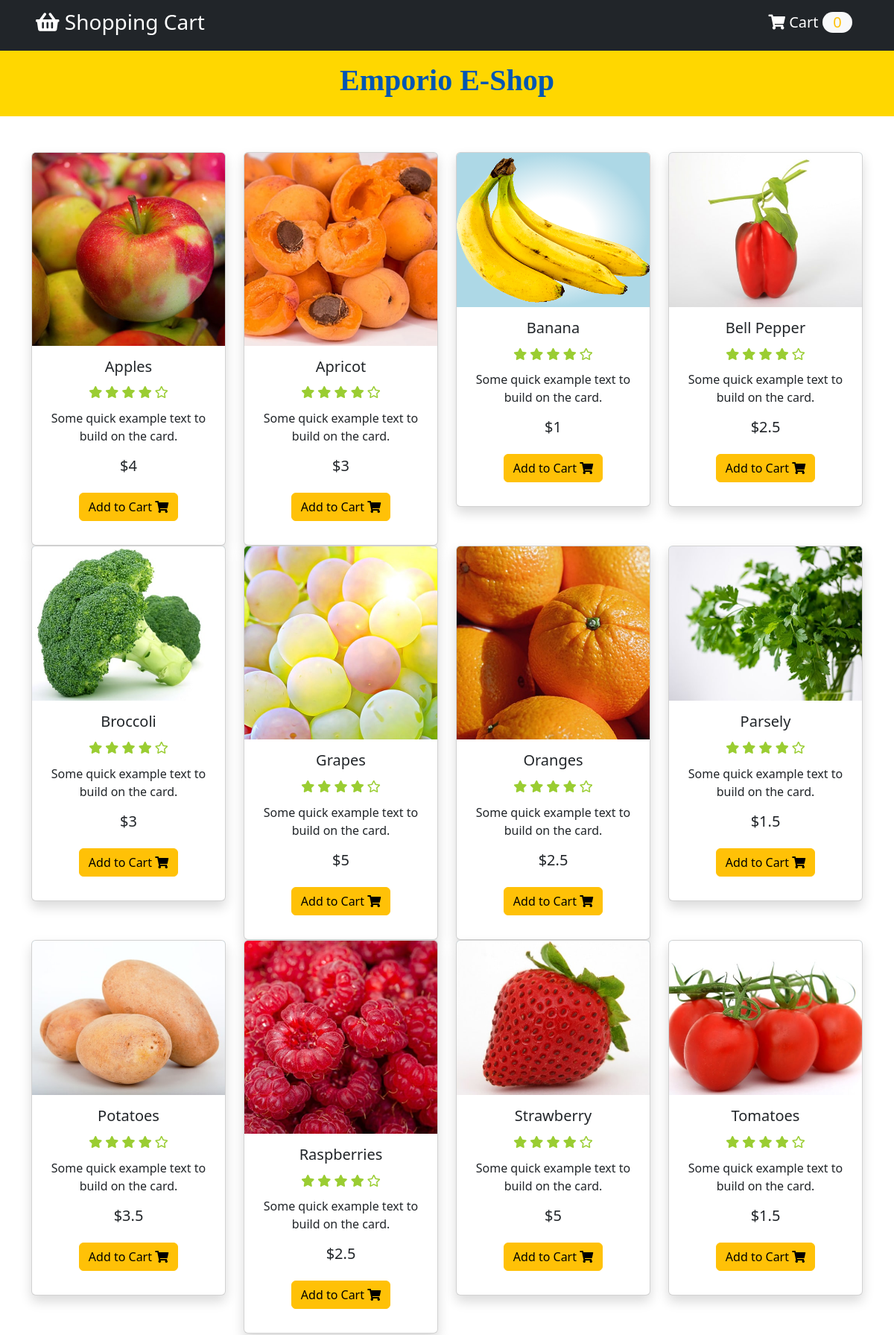
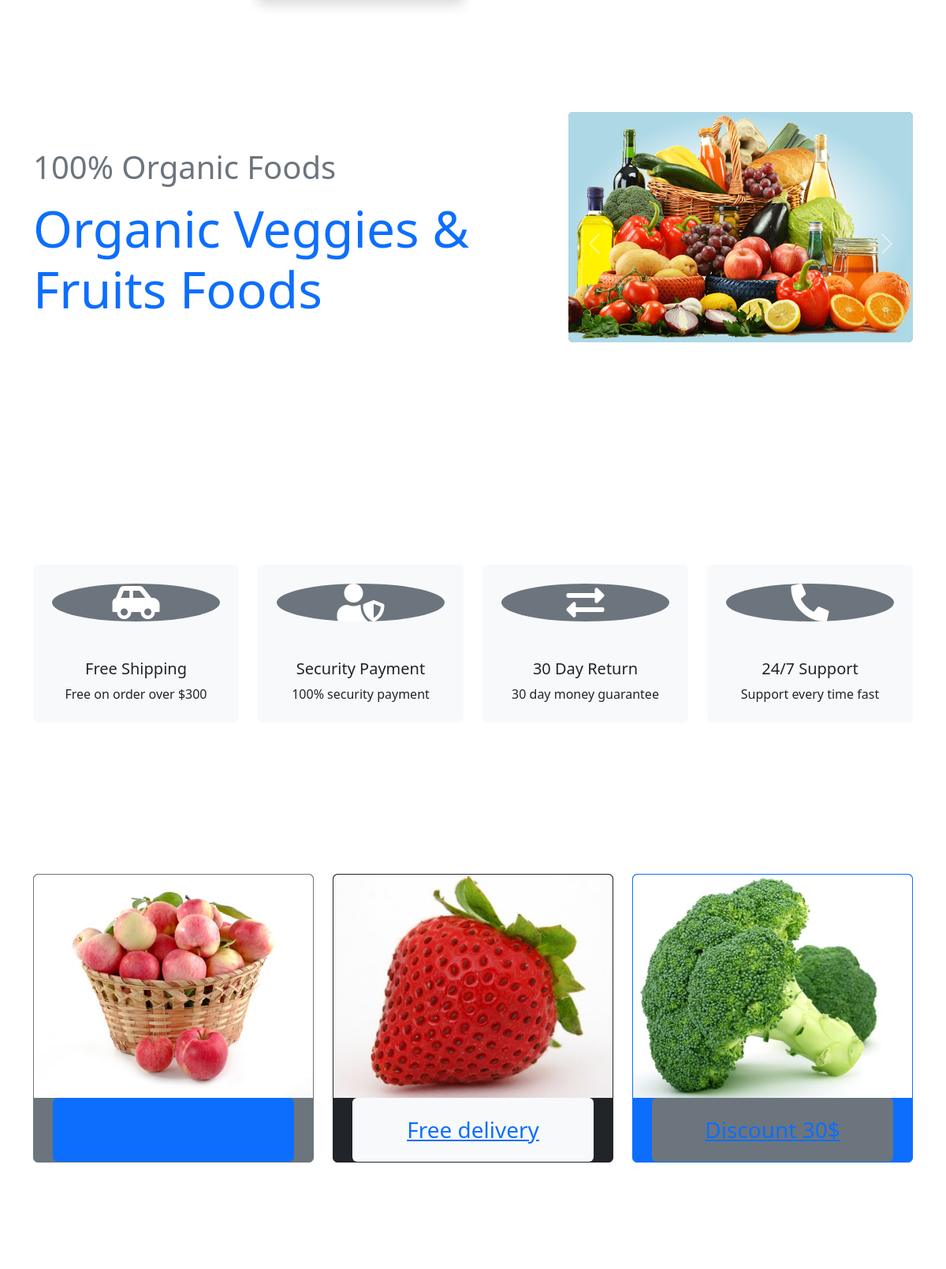
The page / (upper part) on the database its author committed (2 pictures, top to bottom).
### tables this page shows
CREATE TABLE `producttb` (
  `id` int(11) NOT NULL,
  `product_name` varchar(25) NOT NULL,
  `product_price` float DEFAULT NULL,
  `product_image` varchar(100) DEFAULT NULL
);

### php/CreateDb.php (called while the page is built, shortened)
<?php
class CreateDb
{
    public $tablename;
    public $con;
    public function __construct(
        $dbname = "Newdb",
        $tablename = "Productdb",
        $servername = "localhost",
        $username = "root",
        $password = "",
        $port = 3307
    )
    {
        $this->tablename = $tablename;
        $this->con = mysqli_connect($servername, $username, $password, '', $port);
        $sql = "CREATE DATABASE IF NOT EXISTS $dbname";
        if(mysqli_query($this->con, $sql)){
            $this->con = mysqli_connect($servername, $username, $password, $dbname, $port);
            $sql = "CREATE TABLE IF NOT EXISTS $tablename
                    (id INT(11) NOT NULL AUTO_INCREMENT PRIMARY KEY,
                     product_name VARCHAR(25) NOT NULL,
                     product_price FLOAT,
                     product_image VARCHAR(100)
                    );";
        }else{
            echo "Error creating database: " . mysqli_error($this->con);
            return false;
        }
    }
    public function getData(){
        $sql = "SELECT * FROM $this->tablename";
        $result = mysqli_query($this->con, $sql);
        if(mysqli_num_rows($result) > 0){
            return $result;
        }
        return null;
    }
}

### php/component.php (the view, shortened to what this page needs)
<?php
function component($productname, $productprice, $productimg, $productid){
    $element = "
    <div class=\"col-md-3 col-sm-6 my-3 my-md-0\">
                <form action=\"index.php\" method=\"post\">
                    <div class=\"card shadow\">
                        <div>
                            <img src=\"$productimg\" alt=\"Image1\" class=\"img-fluid card-img-top\">
                        </div>
                        <div class=\"card-body\">
                            <h5 class=\"card-title\">$productname</h5>
                            <h6>
                                <i class=\"fas fa-star\"></i>
                                <i class=\"fas fa-star\"></i>
                                <i class=\"fas fa-star\"></i>
                                <i class=\"fas fa-star\"></i>
                                <i class=\"far fa-star\"></i>
                            </h6>
                            <p class=\"card-text\">
                                Some quick example text to build on the card.
                            </p>
                            <h5>
                                <span class=\"price\">$$productprice</span>
                            </h5>
                            <button type=\"submit\" class=\"btn btn-warning my-3\" name=\"add\">Add to Cart <i class=\"fas fa-shopping-cart\"></i></button>
                             <input type='hidden' name='product_id' value='$productid'>
                        </div>
                    </div>
                </form>
            </div>
    ";
    echo $element;
}

### index.php (shortened to what this page needs)
<?php
require_once ('php/CreateDb.php');
require_once ('./php/component.php');
$database = new CreateDb("Productdb", "Producttb");
?>
<!doctype html>
<html lang="en">
<head>
    <link rel="stylesheet" href="https://cdnjs.cloudflare.com/ajax/libs/font-awesome/5.8.2/css/all.css" />
    <link rel="stylesheet" href="https://stackpath.bootstrapcdn.com/bootstrap/4.3.1/css/bootstrap.min.css">
        <link rel="stylesheet" href="https://use.fontawesome.com/releases/v5.15.4/css/all.css"/>
        <link href="https://cdn.jsdelivr.net/npm/bootstrap-icons@1.4.1/font/bootstrap-icons.css" rel="stylesheet">
        <link href="lib/lightbox/css/lightbox.min.css" rel="stylesheet">
        <link href="lib/owlcarousel/assets/owl.carousel.min.css" rel="stylesheet">
        <link href="css/bootstrap.min.css" rel="stylesheet">
        <link href="css/style.css" rel="stylesheet">
	<link href='https://unpkg.com/boxicons@2.0.9/css/boxicons.min.css' rel='stylesheet'>
    <link rel="stylesheet" href="style.css">
</head>
<body>
<?php require_once ("php/header.php"); ?>
<div class="container">
        <div class="row text-center py-5">
            <?php
                $result = $database->getData();
                while ($row = mysqli_fetch_assoc($result)){
                    component($row['product_name'], $row['product_price'], $row['product_image'], $row['id']);
                }
            ?>
        </div>
</div>
        <div class="container-fluid py-5 mb-5 hero-header">
            <div class="container py-5">
                <div class="row g-5 align-items-center">
                    <div class="col-md-12 col-lg-7">
			<br>
                        <h1 class="mb-3 text-secondary">100% Organic Foods</h1>
                        <h1 class="mb-5 display-3 text-primary">Organic Veggies & Fruits Foods</h1>
                    </div>
                    <div class="col-md-12 col-lg-5">
                        <div id="carouselId" class="carousel slide position-relative" data-bs-ride="carousel">
                            <div class="carousel-inner" role="listbox">
                                <div class="carousel-item active rounded">
                                    <img src="img/hero-img-1.png" class="img-fluid w-100 h-100 bg-secondary rounded" alt="First slide">
                                    <a href="#" class="btn px-4 py-2 text-white rounded">Fruits</a>
                                </div>
                            </div>
                            <button class="carousel-control-prev" type="button" data-bs-target="#carouselId" data-bs-slide="prev">
                                <span class="carousel-control-prev-icon" aria-hidden="true"></span>
                            </button>
                            <button class="carousel-control-next" type="button" data-bs-target="#carouselId" data-bs-slide="next">
                                <span class="carousel-control-next-icon" aria-hidden="true"></span>
                            </button>
                        </div>
                    </div>
                </div>
            </div>
        </div>
        <div class="container-fluid featurs py-5">
            <div class="container py-5">
                <div class="row g-4">
                    <div class="col-md-6 col-lg-3">
                        <div class="featurs-item text-center rounded bg-light p-4">
                            <div class="featurs-icon btn-square rounded-circle bg-secondary mb-5 mx-auto">
                                <i class="fas fa-car-side fa-3x text-white"></i>
                            </div>
                            <div class="featurs-content text-center">
                                <h5>Free Shipping</h5>
                                <p class="mb-0">Free on order over $300</p>
                            </div>
                        </div>
                    </div>
                    <div class="col-md-6 col-lg-3">
                        <div class="featurs-item text-center rounded bg-light p-4">
                            <div class="featurs-icon btn-square rounded-circle bg-secondary mb-5 mx-auto">
                                <i class="fas fa-user-shield fa-3x text-white"></i>
                            </div>
                            <div class="featurs-content text-center">
                                <h5>Security Payment</h5>
                                <p class="mb-0">100% security payment</p>
                            </div>
                        </div>
                    </div>
                    <div class="col-md-6 col-lg-3">
                        <div class="featurs-item text-center rounded bg-light p-4">
                            <div class="featurs-icon btn-square rounded-circle bg-secondary mb-5 mx-auto">
                                <i class="fas fa-exchange-alt fa-3x text-white"></i>
                            </div>
                            <div class="featurs-content text-center">
                                <h5>30 Day Return</h5>
                                <p class="mb-0">30 day money guarantee</p>
                            </div>
                        </div>
                    </div>
                    <div class="col-md-6 col-lg-3">
                        <div class="featurs-item text-center rounded bg-light p-4">
                            <div class="featurs-icon btn-square rounded-circle bg-secondary mb-5 mx-auto">
                                <i class="fa fa-phone-alt fa-3x text-white"></i>
                            </div>
                            <div class="featurs-content text-center">
                                <h5>24/7 Support</h5>
                                <p class="mb-0">Support every time fast</p>
                            </div>
                        </div>
                    </div>
                </div>
            </div>
        </div>
        <div class="container-fluid service py-5">
            <div class="container py-5">
                <div class="row g-4 justify-content-center">
                    <div class="col-md-6 col-lg-4">
                        <a href="#">
                            <div class="service-item bg-secondary rounded border border-secondary">
                                <img src="img/featur-1.jpg" class="img-fluid rounded-top w-100" alt="">
                                <div class="px-4 rounded-bottom">
                                    <div class="service-content bg-primary text-center p-4 rounded">
                                        <h3 class="mb-0">20% OFF</h3>
                                    </div>
                                </div>
                            </div>
                        </a>
                    </div>
                    <div class="col-md-6 col-lg-4">
                        <a href="#">
                            <div class="service-item bg-dark rounded border border-dark">
                                <img src="img/featur-2.jpg" class="img-fluid rounded-top w-100" alt="">
                                <div class="px-4 rounded-bottom">
                                    <div class="service-content bg-light text-center p-4 rounded">
                                        <h3 class="mb-0">Free delivery</h3>
                                    </div>
                                </div>
                            </div>
                        </a>
                    </div>
                    <div class="col-md-6 col-lg-4">
                        <a href="#">
                            <div class="service-item bg-primary rounded border border-primary">
                                <img src="img/featur-3.jpg" class="img-fluid rounded-top w-100" alt="">
                                <div class="px-4 rounded-bottom">
                                    <div class="service-content bg-secondary text-center p-4 rounded">
                                        <h3 class="mb-0">Discount 30$</h3>
                                    </div>
                                </div>
                            </div>
                        </a>
                    </div>
                </div>
            </div>
        </div>
        <div class="container-fluid testimonial py-5">
        </div>
</body>
</html>

### php/header.php (shortened to what this page needs)
<header id="header">
    <nav class="navbar navbar-expand-lg navbar-dark bg-dark">
        <a href="#" class="navbar-brand">
            <h3 class="px-5">
                <i class="fas fa-shopping-basket"></i> Shopping Cart
            </h3>
        </a>
        <div class="collapse navbar-collapse" id="navbarNavAltMarkup">
            <div class="navbar-nav">
                <a href="cart.php" class="nav-item nav-link active">
                    <h5 class="px-5 cart">
                        <i class="fas fa-shopping-cart"></i> Cart
                        <?php
                        if (isset($_SESSION['cart'])){
                            $count = count($_SESSION['cart']);
                            echo "<span id=\"cart_count\" class=\"text-warning bg-light\">$count</span>";
                        }else{
                            echo "<span id=\"cart_count\" class=\"text-warning bg-light\">0</span>";
                        }
                        ?>
                    </h5>
                </a>
            </div>
        </div>
    </nav>
</header>
<html>
<head>
<link href="https://cdn.jsdelivr.net/npm/bootstrap@5.3.3/dist/css/bootstrap.min.css" rel="stylesheet">
<link href='https://unpkg.com/boxicons@2.0.9/css/boxicons.min.css' rel='stylesheet'>
</head>
<div class="container-fluid p-3 my-8 custom-bg-gold text-white">
<h1><div class="well text-center" style="color:#0056b3; font-family:Times New Roman, sans-serif;"><strong>Emporio E-Shop</strong></div></h1>
</div>
</html>

### style.css (style rules this page uses)
img { max-width: 100%; height: auto; background: lightblue; background: radial-gradient(white 30%, lightblue 70%); }
.fa-star, .fa-star-half { color: yellowgreen; padding: 3% 0; }
#cart_count { text-align: center; padding: 0 0.9rem 0.1rem 0.9rem; border-radius: 3rem; }

### php/header.php (style rules this page uses)
.custom-bg-gold { background-color: gold; }
button { padding: 10px 20px; font-size: 16px; border: none; border-radius: 4px; cursor: pointer; background-color: #007bff; color: #fff; }

### rows shown on the page
producttb: product_image (picture), product_name "Apples", product_price "4"
producttb: product_image (picture), product_name "Apricot", product_price "3"
producttb: product_image (picture), product_name "Banana", product_price "1"
producttb: product_image (picture), product_name "Bell Pepper", product_price "2.5"
producttb: product_image (picture), product_name "Broccoli", product_price "3"
producttb: product_image (picture), product_name "Grapes", product_price "5"
producttb: product_image (picture), product_name "Oranges", product_price "2.5"
producttb: product_image (picture), product_name "Parsely", product_price "1.5"
producttb: product_image (picture), product_name "Potatoes", product_price "3.5"
producttb: product_image (picture), product_name "Raspberries", product_price "2.5"
producttb: product_image (picture), product_name "Strawberry", product_price "5"
producttb: product_image (picture), product_name "Tomatoes", product_price "1.5"
